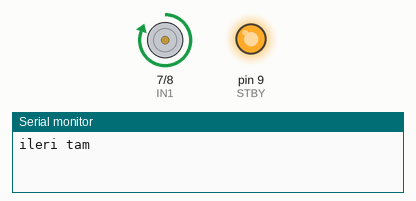
The sketch below on a simulated Arduino Uno, built with avr-gcc and run on an emulated ATmega328P. Shown: motor-driver pin pairs drawn as motors (green arrow = first pin HIGH = forward, orange = second pin HIGH = backward, longer = more drive, scaled by the enable pin, stopped while the standby pin is LOW), output pins drawn as LEDs (lit = HIGH), the last lines printed to the serial monitor.

Above: at 0.5 s.
At 1.5 s:
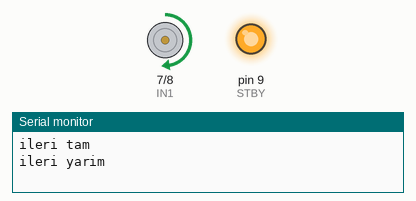
At 2.5 s:
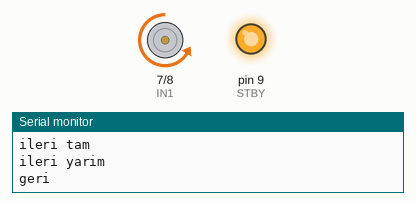
At 3.5 s:
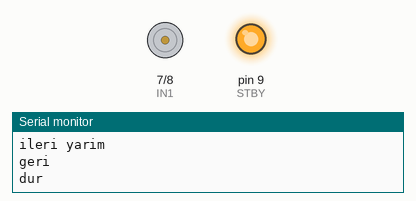
Timing chart, 0 to 4.6 s (numbered marks = the images above):
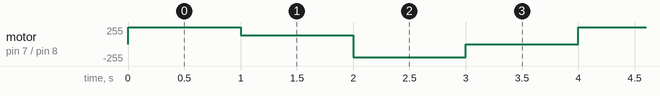

Measured:
- by itself, motor on pin 7 (IN1) / pin 8 (IN2): stopped → forward 255/255 at 0.00 s, → forward 128/255 1.0 s later, → backward 200/255 1.0 s later, → stopped 1.0 s later, … (130 changes in this stretch)

The sketch:

kopru_en_in.ino
```cpp
// EN/PWM + IN1/IN2 tipi köprü sürücü (L298N, TB6612FNG)
// D5 -> ENA (TB6612'de PWMA), D7 -> IN1 (AIN1), D8 -> IN2 (AIN2), D9 -> STBY (yalnız TB6612)
const int PWM_PIN = 5;
const int IN1 = 7;
const int IN2 = 8;
const int STBY = 9;

void surus(int hiz) {           // -255 ... +255
  digitalWrite(IN1, hiz > 0);
  digitalWrite(IN2, hiz < 0);
  analogWrite(PWM_PIN, abs(hiz));
}

void setup() {
  Serial.begin(9600);
  pinMode(IN1, OUTPUT);
  pinMode(IN2, OUTPUT);
  pinMode(PWM_PIN, OUTPUT);
  pinMode(STBY, OUTPUT);
  digitalWrite(STBY, HIGH);     // TB6612 bekleme modundan çıkar
}

void loop() {
  Serial.println("ileri tam");  surus(255);  delay(1000);
  Serial.println("ileri yarim"); surus(128); delay(1000);
  Serial.println("geri");       surus(-200); delay(1000);
  Serial.println("dur");        surus(0);    delay(1000);
}
```
